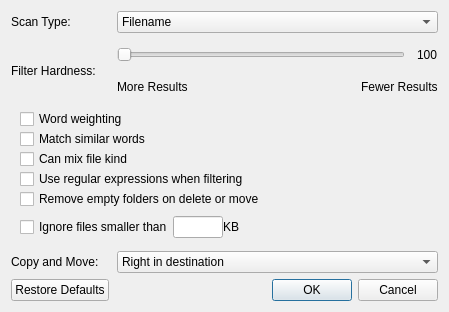
<?xml version="1.0" encoding="UTF-8"?>
<ui version="4.0">
 <class>PreferencesDialog</class>
 <widget class="QDialog" name="PreferencesDialog">
  <property name="geometry">
   <rect>
    <x>0</x>
    <y>0</y>
    <width>449</width>
    <height>312</height>
   </rect>
  </property>
  <property name="windowTitle">
   <string>Preferences</string>
  </property>
  <property name="sizeGripEnabled">
   <bool>false</bool>
  </property>
  <property name="modal">
   <bool>true</bool>
  </property>
  <layout class="QVBoxLayout" name="verticalLayout" stretch="1,0">
   <item>
    <layout class="QVBoxLayout" name="verticalLayout_2" stretch="0,0,0,1">
     <item>
      <layout class="QHBoxLayout" name="horizontalLayout">
       <item>
        <widget class="QLabel" name="label_2">
         <property name="minimumSize">
          <size>
           <width>100</width>
           <height>0</height>
          </size>
         </property>
         <property name="maximumSize">
          <size>
           <width>100</width>
           <height>16777215</height>
          </size>
         </property>
         <property name="text">
          <string>Scan Type:</string>
         </property>
        </widget>
       </item>
       <item>
        <widget class="QComboBox" name="scanTypeComboBox">
         <item>
          <property name="text">
           <string>Filename</string>
          </property>
         </item>
         <item>
          <property name="text">
           <string>Contents</string>
          </property>
         </item>
        </widget>
       </item>
      </layout>
     </item>
     <item>
      <layout class="QHBoxLayout" name="horizontalLayout_3">
       <item>
        <widget class="QLabel" name="label">
         <property name="minimumSize">
          <size>
           <width>100</width>
           <height>0</height>
          </size>
         </property>
         <property name="maximumSize">
          <size>
           <width>100</width>
           <height>16777215</height>
          </size>
         </property>
         <property name="text">
          <string>Filter Hardness:</string>
         </property>
        </widget>
       </item>
       <item>
        <layout class="QVBoxLayout" name="verticalLayout_3">
         <property name="spacing">
          <number>0</number>
         </property>
         <item>
          <layout class="QHBoxLayout" name="horizontalLayout_6">
           <property name="spacing">
            <number>12</number>
           </property>
           <item>
            <widget class="QSlider" name="filterHardnessSlider">
             <property name="sizePolicy">
              <sizepolicy hsizetype="Expanding" vsizetype="Fixed">
               <horstretch>0</horstretch>
               <verstretch>0</verstretch>
              </sizepolicy>
             </property>
             <property name="minimum">
              <number>1</number>
             </property>
             <property name="maximum">
              <number>100</number>
             </property>
             <property name="tracking">
              <bool>true</bool>
             </property>
             <property name="orientation">
              <enum>Qt::Horizontal</enum>
             </property>
            </widget>
           </item>
           <item>
            <widget class="QLabel" name="filterHardnessLabel">
             <property name="minimumSize">
              <size>
               <width>21</width>
               <height>0</height>
              </size>
             </property>
             <property name="text">
              <string>100</string>
             </property>
            </widget>
           </item>
          </layout>
         </item>
         <item>
          <layout class="QHBoxLayout" name="horizontalLayout_5">
           <property name="topMargin">
            <number>0</number>
           </property>
           <item>
            <widget class="QLabel" name="label_4">
             <property name="text">
              <string>More Results</string>
             </property>
            </widget>
           </item>
           <item>
            <spacer name="horizontalSpacer_2">
             <property name="orientation">
              <enum>Qt::Horizontal</enum>
             </property>
             <property name="sizeHint" stdset="0">
              <size>
               <width>40</width>
               <height>20</height>
              </size>
             </property>
            </spacer>
           </item>
           <item>
            <widget class="QLabel" name="label_3">
             <property name="text">
              <string>Fewer Results</string>
             </property>
            </widget>
           </item>
          </layout>
         </item>
        </layout>
       </item>
      </layout>
     </item>
     <item>
      <widget class="QWidget" name="widget" native="true">
       <property name="minimumSize">
        <size>
         <width>0</width>
         <height>136</height>
        </size>
       </property>
       <layout class="QVBoxLayout" name="verticalLayout_4">
        <property name="spacing">
         <number>0</number>
        </property>
        <property name="topMargin">
         <number>0</number>
        </property>
        <property name="bottomMargin">
         <number>0</number>
        </property>
        <item>
         <widget class="QCheckBox" name="wordWeightingBox">
          <property name="text">
           <string>Word weighting</string>
          </property>
         </widget>
        </item>
        <item>
         <widget class="QCheckBox" name="matchSimilarBox">
          <property name="text">
           <string>Match similar words</string>
          </property>
         </widget>
        </item>
        <item>
         <widget class="QCheckBox" name="mixFileKindBox">
          <property name="text">
           <string>Can mix file kind</string>
          </property>
         </widget>
        </item>
        <item>
         <widget class="QCheckBox" name="useRegexpBox">
          <property name="text">
           <string>Use regular expressions when filtering</string>
          </property>
         </widget>
        </item>
        <item>
         <widget class="QCheckBox" name="removeEmptyFoldersBox">
          <property name="text">
           <string>Remove empty folders on delete or move</string>
          </property>
         </widget>
        </item>
        <item>
         <layout class="QHBoxLayout" name="horizontalLayout_2">
          <property name="spacing">
           <number>0</number>
          </property>
          <item>
           <widget class="QCheckBox" name="ignoreSmallFilesBox">
            <property name="text">
             <string>Ignore files smaller than</string>
            </property>
           </widget>
          </item>
          <item>
           <widget class="QLineEdit" name="sizeThresholdEdit">
            <property name="sizePolicy">
             <sizepolicy hsizetype="Maximum" vsizetype="Fixed">
              <horstretch>0</horstretch>
              <verstretch>0</verstretch>
             </sizepolicy>
            </property>
            <property name="maximumSize">
             <size>
              <width>50</width>
              <height>16777215</height>
             </size>
            </property>
           </widget>
          </item>
          <item>
           <widget class="QLabel" name="label_6">
            <property name="text">
             <string>KB</string>
            </property>
           </widget>
          </item>
          <item>
           <spacer name="horizontalSpacer">
            <property name="orientation">
             <enum>Qt::Horizontal</enum>
            </property>
            <property name="sizeHint" stdset="0">
             <size>
              <width>40</width>
              <height>20</height>
             </size>
            </property>
           </spacer>
          </item>
         </layout>
        </item>
       </layout>
      </widget>
     </item>
     <item>
      <layout class="QHBoxLayout" name="horizontalLayout_4">
       <item>
        <widget class="QLabel" name="label_5">
         <property name="minimumSize">
          <size>
           <width>100</width>
           <height>0</height>
          </size>
         </property>
         <property name="maximumSize">
          <size>
           <width>100</width>
           <height>16777215</height>
          </size>
         </property>
         <property name="text">
          <string>Copy and Move:</string>
         </property>
        </widget>
       </item>
       <item>
        <widget class="QComboBox" name="copyMoveDestinationComboBox">
         <property name="sizePolicy">
          <sizepolicy hsizetype="Expanding" vsizetype="Fixed">
           <horstretch>0</horstretch>
           <verstretch>0</verstretch>
          </sizepolicy>
         </property>
         <item>
          <property name="text">
           <string>Right in destination</string>
          </property>
         </item>
         <item>
          <property name="text">
           <string>Recreate relative path</string>
          </property>
         </item>
         <item>
          <property name="text">
           <string>Recreate absolute path</string>
          </property>
         </item>
        </widget>
       </item>
      </layout>
     </item>
    </layout>
   </item>
   <item>
    <widget class="QDialogButtonBox" name="buttonBox">
     <property name="standardButtons">
      <set>QDialogButtonBox::Cancel|QDialogButtonBox::Ok|QDialogButtonBox::RestoreDefaults</set>
     </property>
    </widget>
   </item>
  </layout>
 </widget>
 <resources/>
 <connections>
  <connection>
   <sender>filterHardnessSlider</sender>
   <signal>valueChanged(int)</signal>
   <receiver>filterHardnessLabel</receiver>
   <slot>setNum(int)</slot>
   <hints>
    <hint type="sourcelabel">
     <x>182</x>
     <y>26</y>
    </hint>
    <hint type="destinationlabel">
     <x>271</x>
     <y>26</y>
    </hint>
   </hints>
  </connection>
  <connection>
   <sender>buttonBox</sender>
   <signal>accepted()</signal>
   <receiver>PreferencesDialog</receiver>
   <slot>accept()</slot>
   <hints>
    <hint type="sourcelabel">
     <x>182</x>
     <y>228</y>
    </hint>
    <hint type="destinationlabel">
     <x>182</x>
     <y>124</y>
    </hint>
   </hints>
  </connection>
  <connection>
   <sender>buttonBox</sender>
   <signal>rejected()</signal>
   <receiver>PreferencesDialog</receiver>
   <slot>reject()</slot>
   <hints>
    <hint type="sourcelabel">
     <x>182</x>
     <y>228</y>
    </hint>
    <hint type="destinationlabel">
     <x>182</x>
     <y>124</y>
    </hint>
   </hints>
  </connection>
 </connections>
</ui>
